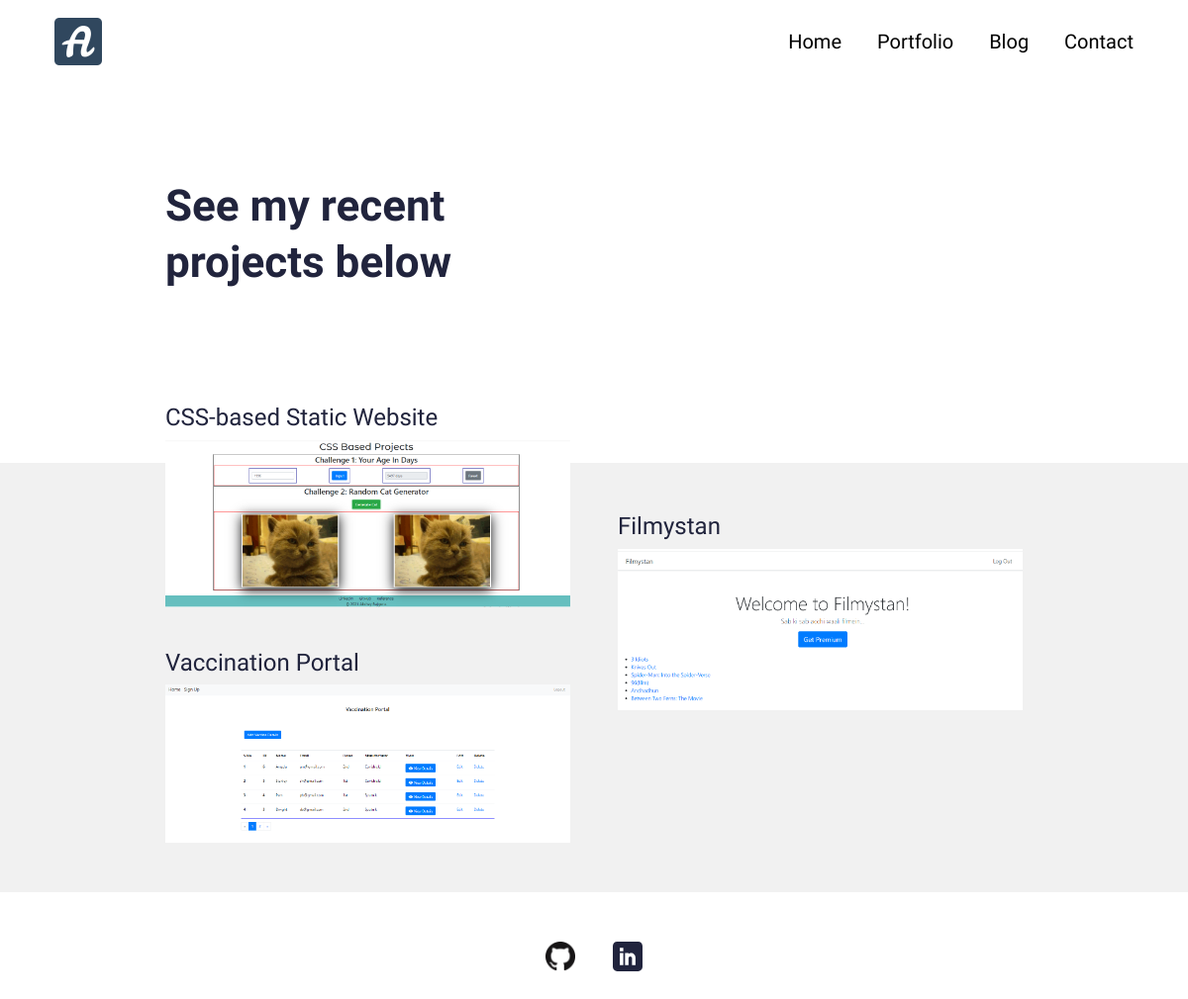
The page /portfolio/ on the database its author committed.
### resumeapp/models.py (models this page shows, shortened)
class Portfolio(models.Model):
    class Meta:
        verbose_name_plural = 'Portfolio Profiles'
        verbose_name = 'Portfolio'
        ordering = ["name"]
    date = models.DateTimeField(blank=True, null=True)
    name = models.CharField(max_length=200, blank=True, null=True)
    description = models.CharField(max_length=500, blank=True, null=True)
    body = RichTextField(blank=True, null=True)
    image = models.ImageField(blank=True, null=True, upload_to="portfolio")
    slug = models.SlugField(null=True, blank=True)
    is_active = models.BooleanField(default=True)

### resumeapp/views.py (the view)
# urls.py: path('portfolio/', views.PortfolioView.as_view(), name="portfolios"),
class PortfolioView(generic.ListView):
	model = Portfolio
	template_name = "main/portfolio.html"
	paginate_by = 10
	def get_queryset(self):
		return super().get_queryset().filter(is_active=True)

### resumeproj/context_processors.py (called while the page is built)
def project_context(request):
	context = {
		'me': User.objects.first(),
	}
	return context

### resumeapp/templates/main/portfolio.html (shortened to what this page needs)
{% extends 'main/base.html' %}
{% load static %}
{% block content %}
<section>
  <div class="innerPageBannerCol">
    <div class="container">
      <div class="row g-4 g-md-3  align-items-center">
        <div class="col-md-6">
          <div class="bannerContent">
            <h1 class="xlTitle pb-md-3">See my recent projects below</h1>
          </div>
        </div>
      </div>
    </div>
  </div>
</section>
<section>
  <div class="lightBg">
    <div class="container">
      <div class="portfolioContentMain">
        <div class="row g-3 g-md-4 g-lg-5 portfolioRow">
          {% for obj in object_list %}
          <div class="col-md-6 pColMain">
            <div class="pCol">
              <a href="{% url 'resumeapp:portfolio' slug=obj.slug %}" >
                <h4>{{ obj.name }}</h4>
                <img src="{{obj.image.url}}" alt="..." class="pImg">
              </a>
            </div>
          </div>
          {% endfor %}
        </div>
      </div>
    </div>
  </div>
</section>
{% endblock%}

### resumeapp/static/css/style.css (style rules this page uses)
:root { --primaryColor: #9C07B6; --primaryDarkColor: #3D0048; --primaryHoverColor: #900AA8; --secondaryColor: #F9B000; --baseColor: #21243D; --baseFont: 'Heebo', sans-serif; --titleFont: 'Courier Prime', monospace; --regular: 400; --medium: 500; --bold: 700; --black: 900; --lightBg: #F1F1F1; }
html { scroll-behavior: smooth; }
body { font-family: var(--baseFont); color: var(--baseColor); line-height: normal; }
img { max-width: 100%; }
a { color: inherit; }
a, .btn { -webkit-transition: all 300ms ease-in-out 0s; -o-transition: all 300ms ease-in-out 0s; transition: all 300ms ease-in-out 0s; text-decoration: none; }
.lightBg { background-color: var(--lightBg); }
.xlTitle { font-size: 44px; line-height: 1.3; font-weight: var(--bold); font-family: var(--titleFont) }
.innerPageBannerCol { padding: 180px 0 150px; }
.portfolioContentMain { position: relative; z-index: 1; padding: 50px 0 ; }
.pCol { height: 100%; }
.pImg { width: 100%; }
.portfolioRow .pColMain:nth-child(2n-1) .pCol { margin-top: -110px; }
@media (min-width:992px) { .container, .container-lg, .container-md, .container-sm, .container-xl, .container-xxl { max-width: 890px; } }

### rows shown on the page
Portfolio: name "CSS-based Static Website", image (picture)
Portfolio: name "Filmystan", image (picture)
Portfolio: name "Vaccination Portal", image (picture)
